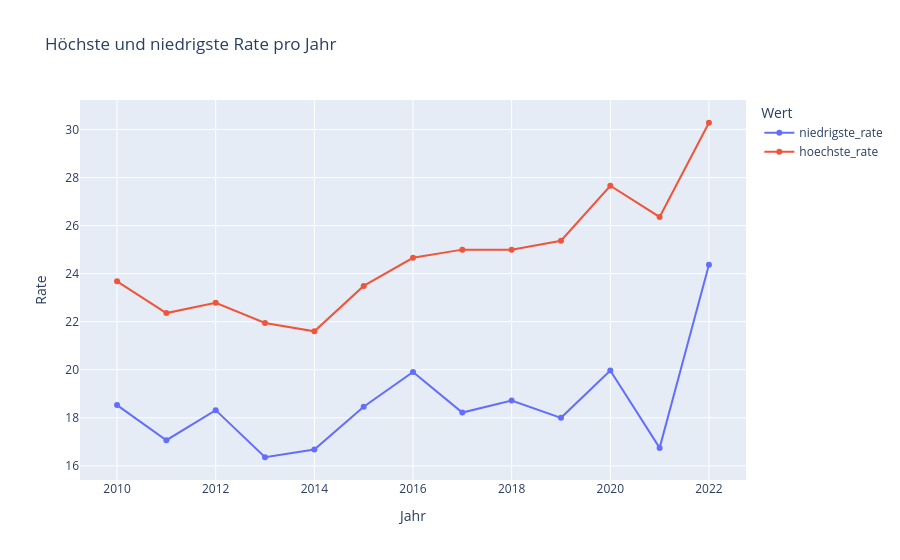

This figure's notebook cell:
### Markdown cell above
### 7.3 Plot 3: Höchste und niedrigste Werte pro Jahr

### Code cell
df_min_max = df.groupby("jahr", as_index=False).agg(
    niedrigste_rate=("rate", "min"),
    hoechste_rate=("rate", "max")
)

fig3 = px.line(
    df_min_max,
    x="jahr",
    y=["niedrigste_rate", "hoechste_rate"],
    markers=True,
    title="Höchste und niedrigste Rate pro Jahr",
    labels={
        "jahr": "Jahr",
        "value": "Rate",
        "variable": "Wert"
    }
)

fig3.show()

### Figure 1 — Plotly figure (JSON) as saved in the notebook; plotly's stock layout.template omitted (floating-point values rounded to 4 significant figures)
{"data": [{"hovertemplate": "Wert=niedrigste_rate<br>Jahr=%{x}<br>Rate=%{y}<extra></extra>", "legendgroup": "niedrigste_rate", "line": {"color": "#636efa", "dash": "solid"}, "marker": {"symbol": "circle"}, "mode": "lines+markers", "name": "niedrigste_rate", "orientation": "v", "showlegend": true, "type": "scatter", "x": [2010, 2011, 2012, 2013, 2014, 2015, 2016, 2017, 2018, 2019, 2020, 2021, 2022], "xaxis": "x", "y": [18.53, 17.07, 18.32, 16.36, 16.68, 18.46, 19.91, 18.22, 18.72, 18.0, 19.97, 16.75, 24.37], "yaxis": "y"}, {"hovertemplate": "Wert=hoechste_rate<br>Jahr=%{x}<br>Rate=%{y}<extra></extra>", "legendgroup": "hoechste_rate", "line": {"color": "#EF553B", "dash": "solid"}, "marker": {"symbol": "circle"}, "mode": "lines+markers", "name": "hoechste_rate", "orientation": "v", "showlegend": true, "type": "scatter", "x": [2010, 2011, 2012, 2013, 2014, 2015, 2016, 2017, 2018, 2019, 2020, 2021, 2022], "xaxis": "x", "y": [23.68, 22.36, 22.79, 21.95, 21.6, 23.49, 24.66, 25.0, 25.0, 25.37, 27.66, 26.36, 30.28], "yaxis": "y"}], "layout": {"legend": {"title": {"text": "Wert"}, "tracegroupgap": 0}, "title": {"text": "Höchste und niedrigste Rate pro Jahr"}, "xaxis": {"anchor": "y", "domain": [0, 1], "title": {"text": "Jahr"}}, "yaxis": {"anchor": "x", "domain": [0, 1], "title": {"text": "Rate"}}}}
